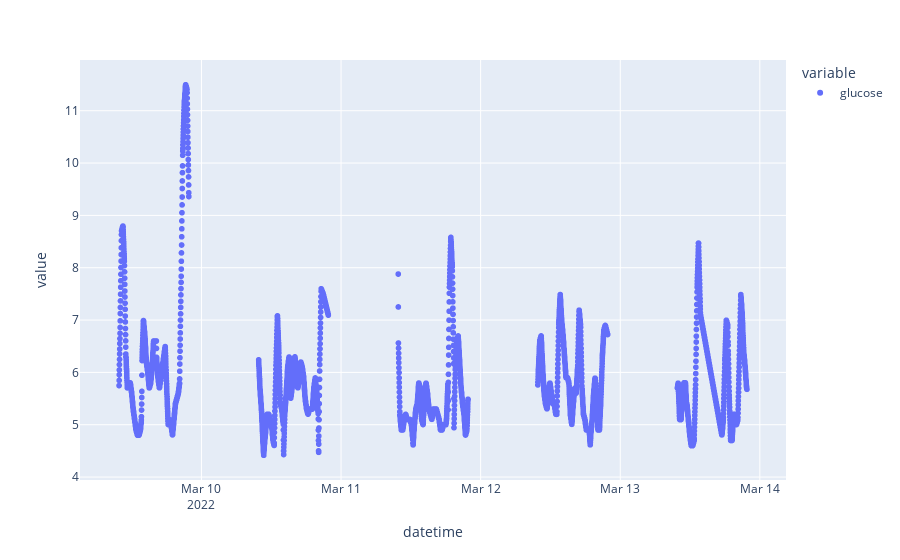

Notebook code for this chart:
### Code cell
# viz glucose levels
fig = px.scatter(y_train['glucose'])
fig.show()

### Figure 1 — Plotly figure (JSON) as saved in the notebook; plotly's stock layout.template omitted (floating-point values rounded to 4 significant figures; data arrays with more than 128 entries replaced by an {"elided": "..."} marker saying what was removed)
{"data": [{"hovertemplate": "variable=glucose<br>datetime=%{x}<br>value=%{y}<extra></extra>", "legendgroup": "glucose", "marker": {"color": "#636efa", "symbol": "circle"}, "mode": "markers", "name": "glucose", "showlegend": true, "type": "scattergl", "x": {"elided": "3601 str values"}, "xaxis": "x", "y": {"elided": "3601 float values"}, "yaxis": "y"}], "layout": {"legend": {"title": {"text": "variable"}, "tracegroupgap": 0}, "margin": {"t": 60}, "xaxis": {"anchor": "y", "domain": [0, 1], "title": {"text": "datetime"}}, "yaxis": {"anchor": "x", "domain": [0, 1], "title": {"text": "value"}}}}
